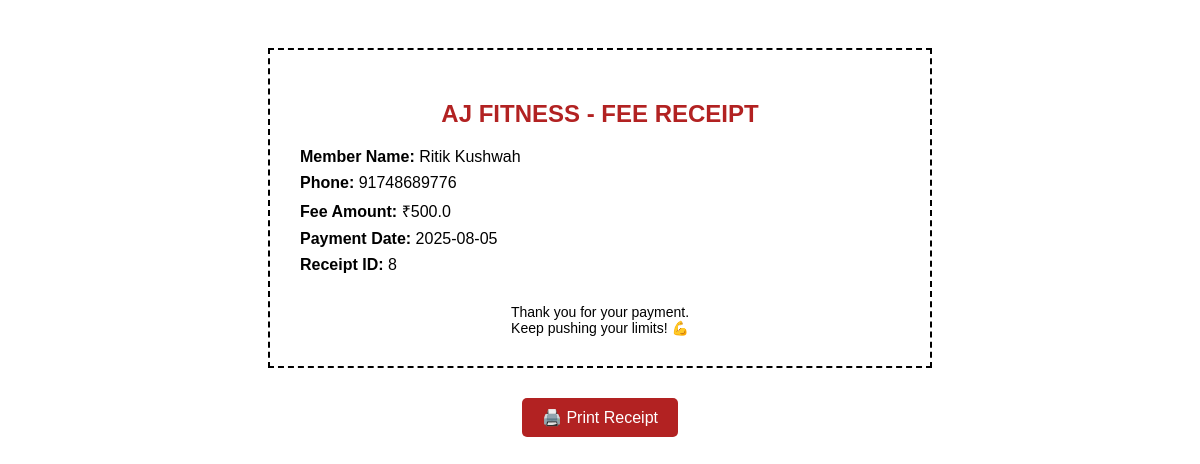
The app's page /print-receipt/8 with its own data.
### tables this page shows
CREATE TABLE members (
    id INTEGER PRIMARY KEY AUTOINCREMENT,
    name TEXT NOT NULL,
    phone TEXT,
    photo TEXT,
    start_date TEXT,
    end_date TEXT
);

CREATE TABLE fees (
    id INTEGER PRIMARY KEY AUTOINCREMENT,
    member_id INTEGER,
    amount REAL,
    date TEXT,
    FOREIGN KEY (member_id) REFERENCES members(id)
);

### app.py (the view)
@app.route('/print-receipt/<int:fee_id>')
def print_receipt(fee_id):
    conn = get_db_connection()
    fee = conn.execute("SELECT * FROM fees WHERE id = ?", (fee_id,)).fetchone()
    member = conn.execute("SELECT * FROM members WHERE id = ?", (fee['member_id'],)).fetchone()
    conn.close()
    return render_template('print_receipt.html', fee=fee, member=member)

### app.py (called while the page is built)
def get_db_connection():
    conn = sqlite3.connect(DB_PATH)
    conn.row_factory = sqlite3.Row
    return conn

### templates/print_receipt.html (shortened to what this page needs)
<!DOCTYPE html>
<html>
<head>
</head>
<body>
    <div class="receipt">
        <h2>AJ FITNESS - FEE RECEIPT</h2>
        <div class="details">
            <p><strong>Member Name:</strong> {{ member.name }}</p>
            <p><strong>Phone:</strong> {{ member.phone }}</p>
            <p><strong>Fee Amount:</strong> ₹{{ fee.amount }}</p>
            <p><strong>Payment Date:</strong> {{ fee.date }}</p>
            <p><strong>Receipt ID:</strong> {{ fee.id }}</p>
        </div>
        <div class="footer">
            Thank you for your payment.<br>
            Keep pushing your limits! 💪
        </div>
    </div>
    <button class="print-btn" onclick="window.print()">🖨️ Print Receipt</button>
</body>
</html>

### templates/print_receipt.html (style rules this page uses)
body { font-family: Arial, sans-serif; background: #ffffff; color: #000; padding: 40px; }
.receipt { max-width: 600px; margin: auto; border: 2px dashed #000; padding: 30px; }
h2 { text-align: center; color: #b22222; }
.details { margin: 20px 0; }
.details p { margin: 8px 0; font-size: 16px; }
.footer { text-align: center; margin-top: 30px; font-size: 14px; }
.print-btn { display: block; margin: 30px auto 10px; padding: 10px 20px; font-size: 16px; background: #b22222; color: white; border: none; border-radius: 5px; cursor: pointer; }

### records on screen
members: name "Ritik Kushwah", phone "91748689776"
fees: amount "500.0", date "2025-08-05", id "8"
